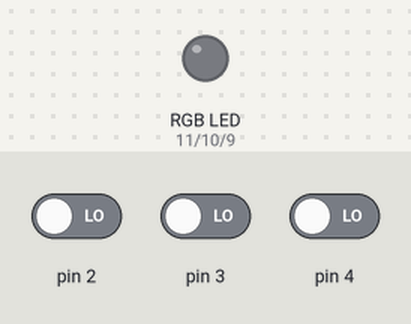
Bench run of a sketch on a simulated Arduino Uno, built with avr-gcc and run on an emulated ATmega328P. On the bench: an RGB LED mixed from three pins (HIGH = lit). The inputs (shaded band) are chosen by the test bench; at power-on: pin 2 LOW, pin 3 LOW, pin 4 LOW. Dim RGB values are drawn brighter than linear.

Above: at 1.2 s.
1.3 s: pin 2 driven HIGH
At 1.45 s:
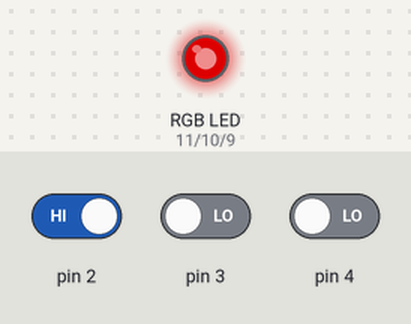
4.3 s: pin 3 driven HIGH
At 5.5 s:
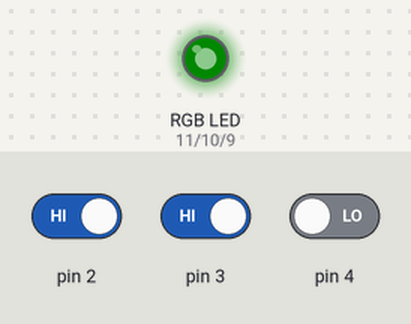
5.8 s: pin 4 driven HIGH
At 6.1 s:
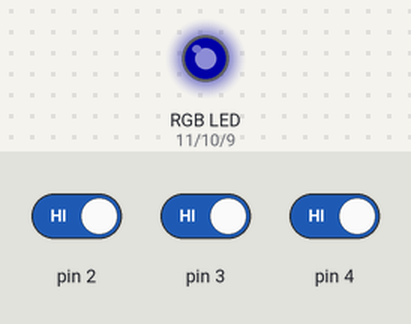
7.3 s: pin 2 driven LOW and pin 3 driven LOW
At 7.45 s:
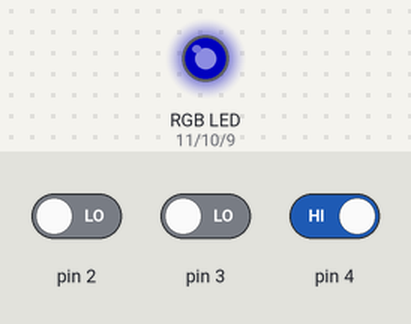
10.3 s: pin 4 driven LOW
At 11.2 s:
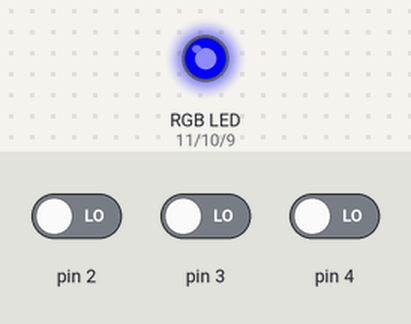
11.8 s: pin 3 driven HIGH
At 11.95 s:
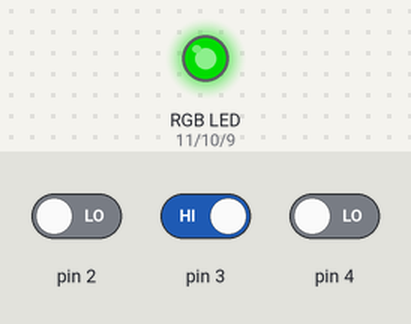
Timing chart, 0 to 15.8 s (numbered marks = the images above; inputs shaded):
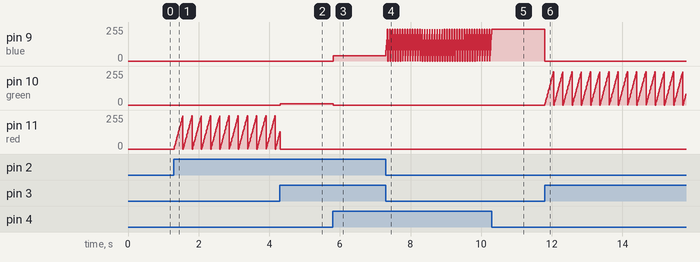

Measured:
- after the input at 1.3 s, pin 11 (red): ramps from 0/255 to 250/255 and jumps back, once every 0.26 s
- after the input at 4.3 s, pin 10 (green): 0/255 → 10/255 at once
- after the input at 5.8 s, pin 9 (blue): 0/255 → 40/255 at once; pin 10 (green): 10/255 → 0/255 at once
- after the input at 7.3 s, pin 9 (blue): 40/255 → 80/255 at once, then repeats every 0.07 s: 120/255 0.01 s, 160/255 0.01 s, 200/255 0.01 s, 240/255 0.01 s, 0/255 0.01 s, 40/255 0.01 s, 80/255 0.01 s
- after the input at 10.3 s, pin 9 (blue): stops changing and stays 240/255
- after the input at 11.8 s, pin 9 (blue): 240/255 → 0/255 at once; pin 10 (green): ramps from 0/255 to 250/255 and jumps back, once every 0.26 s

The sketch:

3color_led.ino
```cpp
int red = 11;
int green = 10;
int blue = 9;
int r = 0, g = 0, b = 0;

void setup() {
  pinMode(2, INPUT);
  pinMode(3, INPUT);
  pinMode(4, INPUT);

}

void loop() {
  int isBlue = digitalRead(4);
  int isGreen = digitalRead(3);
  int isRed = digitalRead(2);

  if(isRed == HIGH){
//    analogWrite(red, 50);
//    analogWrite(green, 0);
//    analogWrite(blue, 0);
//    delay(1000);
//    analogWrite(red, 0);
      r+=10;
      g = 0;
      b = 0;
      if(r > 255){
        r = 0;
      }
  }
  if(isGreen == HIGH){
//    analogWrite(red, 0);
//    analogWrite(green, 50);
//    analogWrite(blue, 0);
//    delay(1000);
//    analogWrite(green, 0);
      r = 0;
      g+=10;
      b = 0;
      if(g > 255){
        g = 0;
      }
  }
  if(isBlue == HIGH){
//    analogWrite(red, 0);
//    analogWrite(green, 0);
//    analogWrite(blue, 50);
//    delay(1000);
//    analogWrite(blue, 0);
      r = 0;
      g = 0;
      b+=40;
      if(b > 255){
        b = 0;
      }
  }

  analogWrite(red, r);
  analogWrite(green, g);
  analogWrite(blue, b);
  delay(10);

}
```
